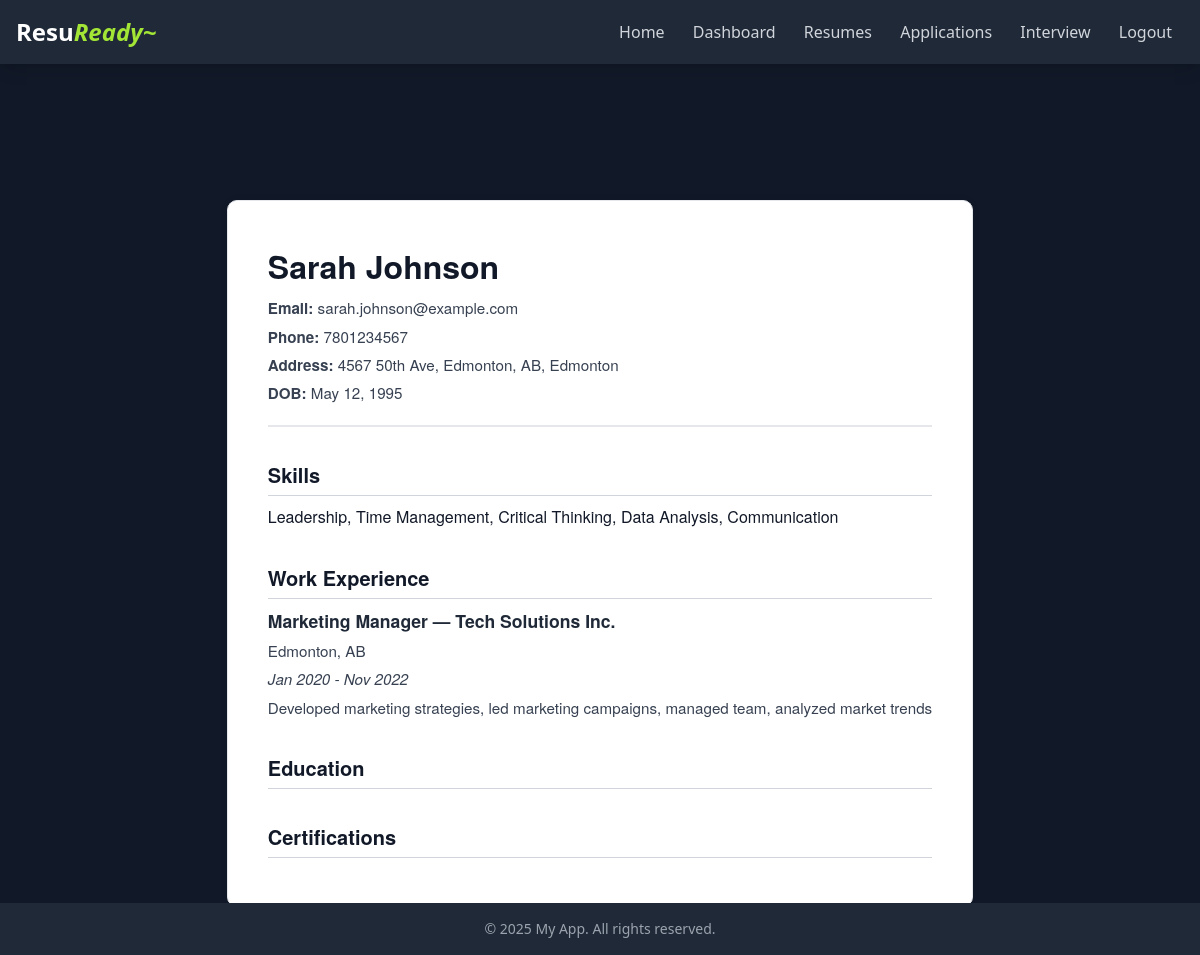
The app's page /resumes/view/93f6c1eb-85d3-45f6-95e8-1a05bc5e6d74 (signed in) with its own data.
### backend/models/resume.py (models this page shows)
class Resume(db.Model):
    __tablename__ = 'resume'
    id = db.Column(db.String(36), primary_key=True, default=lambda: str(uuid.uuid4()))
    owner_id = db.Column(db.String(36), db.ForeignKey('user.id'), nullable=False)
    first_name = db.Column(db.String(80), nullable=False)
    last_name = db.Column(db.String(80), nullable=False)
    address = db.Column(db.String(500), nullable=False)
    city = db.Column(db.String(80), nullable=False)
    phone_number = db.Column(db.String(12), nullable=False)
    date_of_birth = db.Column(db.Date, nullable=False)
    email = db.Column(db.String(120), nullable=False)
    skills = db.Column(db.String(500), nullable=False)
    analysis = db.Column(db.String(5000))
    optimized_version = db.Column(db.String(10000))
    work_experiences = db.relationship('WorkExperience', backref='resume', lazy=True, cascade="all, delete-orphan")
    education_history = db.relationship('EducationHistory', backref='resume', lazy=True, cascade="all, delete-orphan")
    certificates = db.relationship('Certification', backref='resume', lazy=True, cascade="all, delete-orphan")

class WorkExperience(db.Model):
    __tablename__ = 'work_experience'
    id = db.Column(db.String(36), primary_key=True, default=lambda: str(uuid.uuid4()))
    resume_id = db.Column(db.String(36), db.ForeignKey('resume.id'), nullable=False)
    position = db.Column(db.String(100), nullable=False)
    company = db.Column(db.String(200), nullable=False)
    location = db.Column(db.String(500), nullable=False)
    start_date = db.Column(db.DateTime, nullable=False)
    end_date = db.Column(db.DateTime)
    is_present = db.Column(db.Boolean, nullable=False, default=True)
    duties = db.Column(db.String(500), nullable=False)

### backend/routes/resume.py (the view)
@resume_bp.route('/view/<string:resume_id>')
@login_required
def view(resume_id):
    resume = Resume.query.get_or_404(resume_id)
    if resume.owner_id != current_user.id:
        flash('Unauthorized access.', 'danger')
        return redirect(url_for('resumes.dashboard'))
    work_experiences = WorkExperience.query.filter_by(resume_id=resume.id).all()
    education_histories = EducationHistory.query.filter_by(resume_id=resume.id).all()
    certifications = Certification.query.filter_by(resume_id=resume.id).all()
    return render_template('resumes/view.html', resume=resume,
                           work_experiences=work_experiences,
                           education_histories=education_histories,
                           certifications=certifications)

### backend/__init__.py (called while the page is built)
def check_subscription_status():
    if current_user.is_authenticated:
        current_user.check_subscription_status()

### backend/models/user.py (called while the page is built)
@login_manager.user_loader
def user_loader(user_id):
    if user_id:
        user = User.query.get(user_id)
        db.session.commit()
        return user
    return None

    def check_subscription_status(self):
        if not self.subscription:
            return
        now = datetime.utcnow()
        if self.subscription.next_payment_date and now > self.subscription.next_payment_date:
            if not self.subscription.is_in_grace_period:
                self.handle_subscription_expiration()
            elif self.subscription.status != 'past_due':
                self.handle_payment_failure()
        if self.subscription.status == 'cancelled' and self.subscription.end_date and now > self.subscription.end_date:
            self.create_free_subscription()

### frontend/templates/resumes/view.html (shortened to what this page needs)
{% extends 'base.html' %}
{% block content %}
<div class="resume-container">
  <div class="resume-header">
    <h1>{{ resume.first_name }} {{ resume.last_name }}</h1>
    <div class="contact-info">
      <p><strong>Email:</strong> {{ resume.email }}</p>
      <p><strong>Phone:</strong> {{ resume.phone_number }}</p>
      <p><strong>Address:</strong> {{ resume.address }}, {{ resume.city }}</p>
      <p><strong>DOB:</strong> {{ resume.date_of_birth.strftime('%B %d, %Y') if resume.date_of_birth else 'N/A' }}</p>
    </div>
  </div>
  <h3 class="section-title">Skills</h3>
  <p>{{ resume.skills }}</p>
  <h3 class="section-title">Work Experience</h3>
  {% for work in work_experiences %}
  <div class="entry-block">
    <h4>{{ work.position }} — {{ work.company }}</h4>
    <p>{{ work.location }}</p>
    <p class="entry-dates">
      {{ work.start_date.strftime('%b %Y') if work.start_date }} -
      {% if work.is_present %}Present{% else %}{{ work.end_date.strftime('%b %Y') if work.end_date }}{% endif %}
    </p>
    <p>{{ work.duties }}</p>
  </div>
  {% endfor %}
  <h3 class="section-title">Education</h3>
  <h3 class="section-title">Certifications</h3>
</div>
{% endblock %}

### frontend/templates/resumes/view.html (style rules this page uses)
body { background-color: #f3f4f6; }
.resume-container { max-width: 800px; margin: 2rem auto; padding: 2.5rem; background-color: #ffffff; color: #111827; font-family: "Helvetica Neue", Helvetica, Arial, sans-serif; line-height: 1.6; border: 1px solid #e5e7eb; border-radius: 10px; box-shadow: 0 0 0.5rem rgba(0, 0, 0, 0.05); }
.resume-header { border-bottom: 2px solid #e5e7eb; padding-bottom: 1rem; margin-bottom: 2rem; }
.resume-header h1 { font-size: 2rem; font-weight: 700; margin: 0; }
.contact-info p { margin: 0.25rem 0; font-size: 0.95rem; color: #374151; }
h3.section-title { font-size: 1.25rem; font-weight: 600; margin-top: 2rem; margin-bottom: 0.5rem; border-bottom: 1px solid #d1d5db; padding-bottom: 0.25rem; color: #111827; }
.entry-block { margin-bottom: 1.5rem; }
.entry-block h4 { font-size: 1.1rem; font-weight: 600; margin: 0; color: #1f2937; }
.entry-block p { margin: 0.25rem 0; font-size: 0.95rem; color: #374151; }
.entry-dates { font-style: italic; color: #6b7280; }

### records on screen
Resume: first_name "Sarah", last_name "Johnson", email "sarah.johnson@example.com", phone_number "7801234567", address "4567 50th Ave, Edmonton, AB", city "Edmonton", date_of_birth "May 12, 1995", skills "Leadership, Time Management, Critical Thinking, Data Analysis, Communication"
WorkExperience: position "Marketing Manager", company "Tech Solutions Inc.", location "Edmonton, AB", start_date "Jan 2020", end_date "Nov 2022", duties "Developed marketing strategies, led marketing campaigns, managed team, analyzed market trends"
